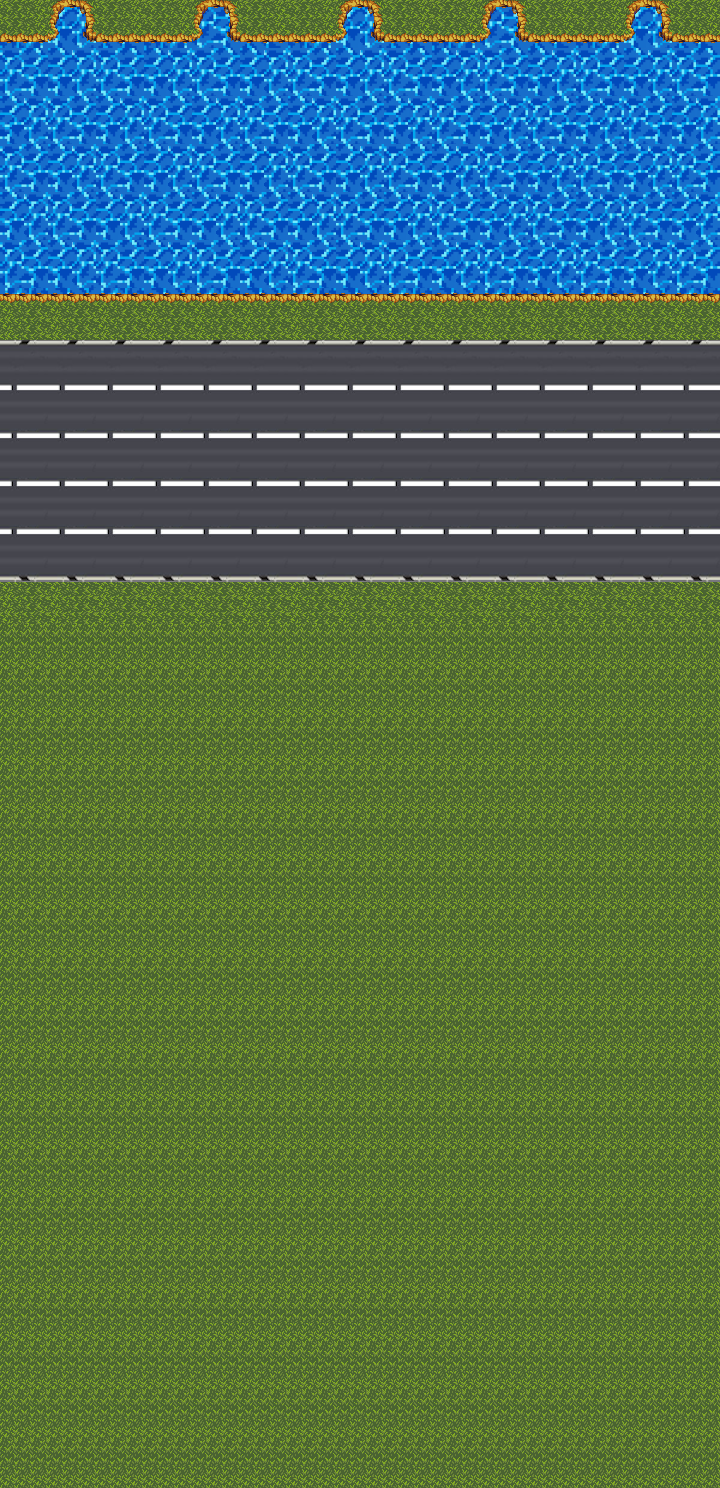

This is a level from a 2D game, rendered from its Tiled map with the project's own tilesets. A one-line summary and the complete map file follow:
An orthogonal 15x31 tile map with 48x48 px tiles, 1 tile layer (Warstwa Kafelków 2).

<map version="1.4" tiledversion="1.4.2" orientation="orthogonal" renderorder="right-down" width="15" height="31" tilewidth="48" tileheight="48" infinite="0" nextlayerid="2" nextobjectid="1">
 <tileset firstgid="1" source="Terrain.tsx" />
 <layer id="1" name="Warstwa Kafelków 2" width="15" height="31">
  <data encoding="csv">
9,1,12,9,2,12,9,1,12,9,2,12,9,1,12,
10,11,10,11,10,11,10,11,10,11,10,11,10,11,10,
11,10,11,10,11,10,11,10,11,10,11,10,11,10,11,
10,11,10,11,10,11,10,11,10,11,10,11,10,11,10,
11,10,11,10,11,10,11,10,11,10,11,10,11,10,11,
10,11,10,11,10,11,10,11,10,11,10,11,10,11,10,
5,6,5,6,5,6,5,6,5,6,5,6,5,6,5,
7,7,7,7,7,7,7,7,7,7,7,7,7,7,7,
3,3,3,3,3,3,3,3,3,3,3,3,3,3,3,
3,3,3,3,3,3,3,3,3,3,3,3,3,3,3,
3,3,3,3,3,3,3,3,3,3,3,3,3,3,3,
3,3,3,3,3,3,3,3,3,3,3,3,3,3,3,
4,4,4,4,4,4,4,4,4,4,4,4,4,4,4,
8,8,8,8,8,8,8,8,8,8,8,8,8,8,8,
8,8,8,8,8,8,8,8,8,8,8,8,8,8,8,
8,8,8,8,8,8,8,8,8,8,8,8,8,8,8,
8,8,8,8,8,8,8,8,8,8,8,8,8,8,8,
8,8,8,8,8,8,8,8,8,8,8,8,8,8,8,
8,8,8,8,8,8,8,8,8,8,8,8,8,8,8,
8,8,8,8,8,8,8,8,8,8,8,8,8,8,8,
8,8,8,8,8,8,8,8,8,8,8,8,8,8,8,
8,8,8,8,8,8,8,8,8,8,8,8,8,8,8,
8,8,8,8,8,8,8,8,8,8,8,8,8,8,8,
8,8,8,8,8,8,8,8,8,8,8,8,8,8,8,
8,8,8,8,8,8,8,8,8,8,8,8,8,8,8,
8,8,8,8,8,8,8,8,8,8,8,8,8,8,8,
8,8,8,8,8,8,8,8,8,8,8,8,8,8,8,
8,8,8,8,8,8,8,8,8,8,8,8,8,8,8,
8,8,8,8,8,8,8,8,8,8,8,8,8,8,8,
8,8,8,8,8,8,8,8,8,8,8,8,8,8,8,
8,8,8,8,8,8,8,8,8,8,8,8,8,8,8
</data>
 </layer>
</map>